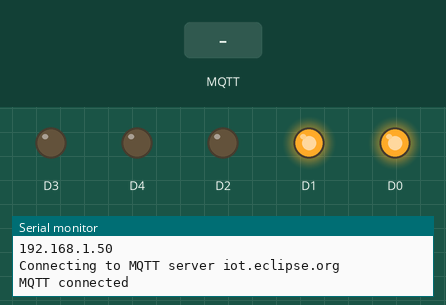
Bench run of a sketch on a simulated ESP8266 (NodeMCU). Parts: output pins drawn as LEDs (lit = HIGH), the last lines printed to the serial monitor. Inputs (shaded band) come from the test bench. WiFi joins after 1.5 s; servers stay silent unless stated; no MQTT or app messages arrive unless stated.

Above: at 8.7 s.
8.8 s: MQTT message "wave" arrives on the first subscribed topic
At 9.6 s:
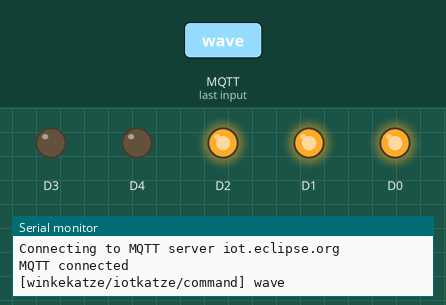
10.3 s: MQTT message "1" arrives on the first subscribed topic
At 10.8 s:
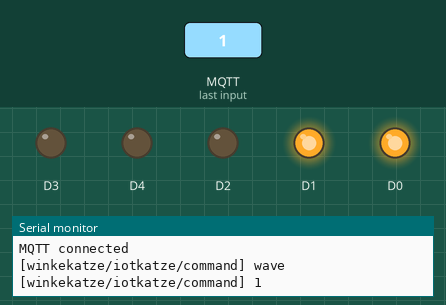
Timing chart, 0 to 13.3 s (numbered marks = the images above; inputs shaded):
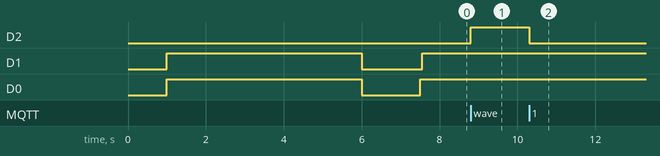

Measured:
- after the input at 8.8 s, D2: LOW → HIGH at once
- after the input at 10.3 s, D2: HIGH → LOW at once

The sketch:

iot-maneki-neko.ino
```cpp
/*
  With this program you can make a Maneki-Neko (Beckoning Cat, Luck Cat, Winkekatze) to an IoT Maneki-Neko.
  Let's make a thing to an thing with internet or internet of things.

  You need an ESP8266.
  Connect D0 and D1 each with one LED.
  Connect D2 to the motor (magnet).

  More details: https://github.com/Cyclenerd/iot-maneki-neko
*/

#include <ESP8266WiFi.h>  // https://github.com/esp8266/Arduino
#include <PubSubClient.h> // https://pubsubclient.knolleary.net/


/***************************************************************************************
   Configuration Section
 ***************************************************************************************/

// Cat Name (CHANGE THIS!!!!11)
const char* cat_name = "iotkatze";

// WiFi SSID Name
const char* ssid     = "YOUR-WIFI-SSID";
// WiFi Password
const char* password = "YOUR-WIFI-PASSWORD";

// MQTT Server
// Public brokers: https://github.com/mqtt/mqtt.github.io/wiki/public_brokers
const char* mqtt_server            = "iot.eclipse.org";
const short unsigned int mqtt_port = 1883; // unencrypted

// Status Report every n Minutes
const unsigned int report_every_min = 5; // 5 minutes

/***************************************************************************************
   End Configuration Section
 ***************************************************************************************/


WiFiClient espClient;
PubSubClient client(espClient);

unsigned long time_msec;
unsigned long last_report_msec;
const unsigned int report_every_msec = report_every_min * 60 * 1000; // min to msec
const char* random_client = __DATE__ " " __TIME__;

/***************************************************************************************
 * Helpers
 ***************************************************************************************/

// The test_led function tests the connected LEDs on D0 and D1
void test_led() {
  // test D0, D1
  digitalWrite(D0, HIGH);
  digitalWrite(D1, HIGH);
  delay(5000); // wait 5 seconds
  digitalWrite(D0, LOW);
  digitalWrite(D1, LOW);
}

// The print_logo functions prints a nice ascii cat
void print_logo() {
  Serial.println();
  Serial.println();
  Serial.println("      /\\_/\\  ");
  Serial.println(" IoT (o . o) Maneki-Neko");
  Serial.println("      > ^ <  ");
  Serial.println();
  Serial.println();
}

// The uptime function keeps a uptime counter that will survive the 50 day timer rollover
// https://www.arduino.cc/en/Reference/Millis
unsigned long uptime_day       = 0;
unsigned int  uptime_hour      = 0;
unsigned int  uptime_min       = 0;
unsigned int  uptime_sec       = 0;
unsigned int  uptime_rollover  = 0;
bool          uptime_high_msec = false;
void uptime() {
  // Making Note of an expected rollover
  if (millis() >= 3000000000) {
    uptime_high_msec = true;
  }

  // Making note of actual rollover
  if (millis() <= 100000 && uptime_high_msec) {
    uptime_rollover++;
    uptime_high_msec = false;
  }

  unsigned long time_sec = millis() / 1000;
  uptime_sec  = time_sec % 60;
  uptime_min  = (time_sec / 60) % 60;
  uptime_hour = (time_sec / (60 * 60)) % 24;
  uptime_day  = (uptime_rollover * 50) + (time_sec / (60 * 60 * 24)); // First portion takes care of a rollover [around 50 days]
}

// The connect function makes a connection with the WiFi and the MQTT server
void connect() {
  digitalWrite(D0, LOW); // LED D0 off
  digitalWrite(D1, LOW); // LED D1 off

  // Start connecting to WiFi network
  if (WiFi.status() != WL_CONNECTED) {
    Serial.println();
    Serial.print("Connecting to WiFi name ");
    Serial.println(ssid);

    // WiFi fix: https://github.com/esp8266/Arduino/issues/2186
    WiFi.persistent(false);
    WiFi.mode(WIFI_OFF);
    WiFi.mode(WIFI_STA);
    WiFi.begin(ssid, password);

    while (WiFi.status() != WL_CONNECTED) {
      if (WiFi.status() == WL_CONNECT_FAILED) {
        Serial.println("Failed to connect to WIFI. Please verify credentials!");
        Serial.println();
      }
      delay(500);
      Serial.print(".");
    }
  }
  // Connected to WiFi
  digitalWrite(D0, HIGH); // LED D0 on
  Serial.println("");
  Serial.println("WiFi connected");
  Serial.println("IP address: ");
  Serial.println(WiFi.localIP());

  // Setup MQTT client
  client.setServer(mqtt_server, mqtt_port);
  client.setCallback(callback);

  Serial.println();
  Serial.print("Connecting to MQTT server ");
  Serial.println(mqtt_server);

  // Loop until we're reconnected
  while (!client.connected()) {
    // Attempt to connect
    if (client.connect(random_client)) {
      digitalWrite(D1, HIGH); // LED D1 on
      Serial.println();
      Serial.println("MQTT connected");
      // ... and subscribe to topic
      client.subscribe( ("winkekatze/" +  String(cat_name) + "/command" ).c_str() );
      meow(); // Meow!
    } else {
      Serial.print("failed, rc=");
      Serial.print(client.state());
      Serial.println(" try again in 5 seconds");
      delay(5000); // Wait 5 seconds before retrying
    }
  }
}

// The callback funtions is called when an MQTT message (subscription) is received
void callback(char* topic, byte* payload, unsigned int length) {
  if ( "winkekatze/" +  String(cat_name) + "/command" ) {
    char* p = (char*)malloc(length + 1);
    p[length] = 0;
    // Copy the payload to the new buffer
    memcpy(p, payload, length);
    String command(p);

    Serial.print("[");
    Serial.print(topic);
    Serial.print("] ");
    Serial.print(command);
    Serial.println();

    // Wave ?
    if (command == "wave") {
      wave(true); // yes
      meow();
    } else {
      wave(false); // no
      meow();
    }
  }
}

// The wave functions starts or stops the waving
void wave(boolean command) {
  if (command == true) {
    digitalWrite(D2, HIGH); // on
  } else {
    digitalWrite(D2, LOW); // off
  }
}

// The meow function sends a meow
void meow() {
  client.publish( ("winkekatze/" +  String(cat_name) + "/status").c_str(), "Meow!");
}


/***************************************************************************************
 * Let's start
 ***************************************************************************************/

// The setup function runs once when you press reset or power the board
void setup() {
  Serial.begin(115200);
  delay(1000); // wait 1 seconds

  // Initialize digital pins an output.
  pinMode(D0, OUTPUT);
  pinMode(D1, OUTPUT);
  pinMode(D2, OUTPUT);
  pinMode(D3, OUTPUT);
  pinMode(D4, OUTPUT);

  test_led();

  print_logo();

  Serial.print("My name is ");
  Serial.println(cat_name);

  connect();
}

// The loop function runs over and over again forever
void loop() {
  uptime(); // get uptime since the board began running
  bool reconnect = false;
  if (WiFi.status() != WL_CONNECTED) {
    Serial.println("Disconnected from WiFi");
    reconnect = true;
  }
  if (!client.connected()) {
    Serial.print("Disconnected from MQTT, rc=");
    Serial.println(client.state());
    reconnect = true;
  }
  if (reconnect) {
    connect();
  }

  // Status report ever n minutes
  // millis() will overflow (go back to zero), after approximately 50 days
  if (millis() - last_report_msec >= report_every_msec || millis() < last_report_msec) {
    // Uptime N days, HH:MM:SS
    String uptime_string = "Uptime: " +
                           String(uptime_day) + " days, " +
                           (uptime_hour < 10 ? "0" : "") + String(uptime_hour) + ":" +
                           (uptime_min < 10 ? "0" : "") + String(uptime_min) + ":" +
                           (uptime_sec < 10 ? "0" : "") + String(uptime_sec);
    Serial.print(uptime_string);
    Serial.println();
    // Publish status
    client.publish( ("winkekatze/" +  String(cat_name) + "/status").c_str(), uptime_string.c_str());
    last_report_msec = millis();
  }

  client.loop();
}
```
